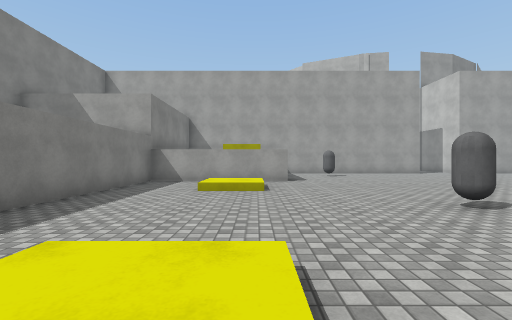
[1] (above)

22 first-person views from a walk through a scene from a Unity 3-D project. The camera is 1.4 m above the floor, looks level and sees 90° across. The floor is counted in squares, 2 m on a side. Each view is taken from the middle of a square. On the plan, view 1 faces up. The plan holds only what a view shows up to about 9 squares ahead; the rest is blank. The place goes on beyond the plan. The player is left out. Surface patterns are stand-ins for the level's own textures.

[2]
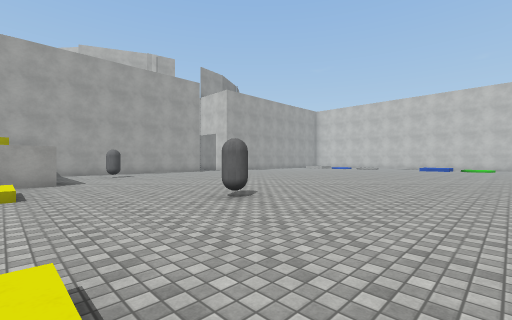

[3]
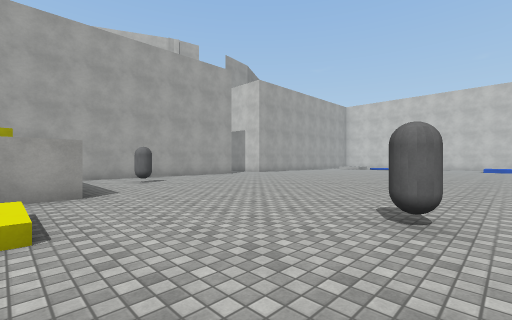

[4]
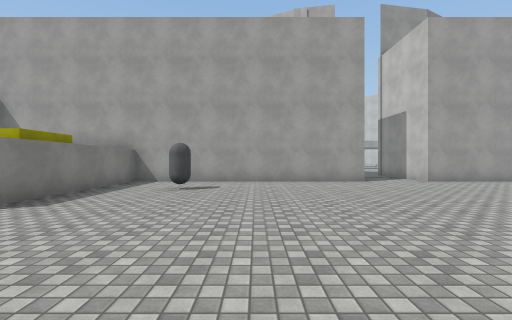

[5]
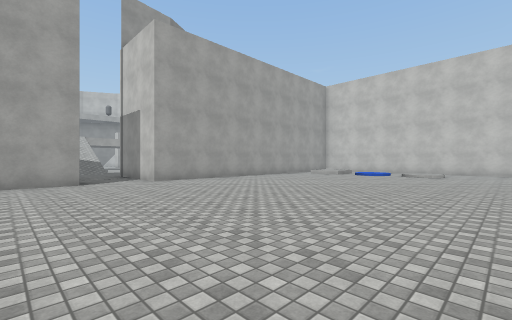

[6]
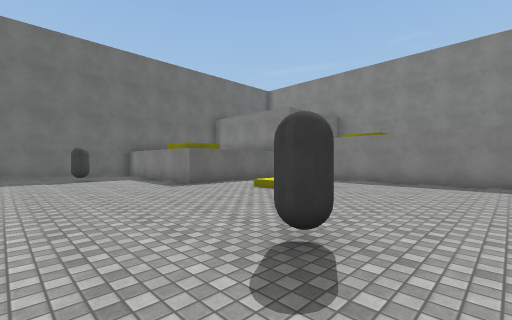

[7]
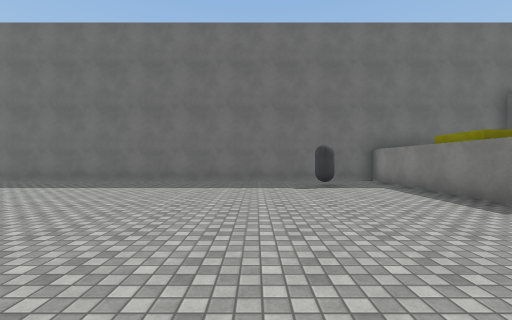

[8]
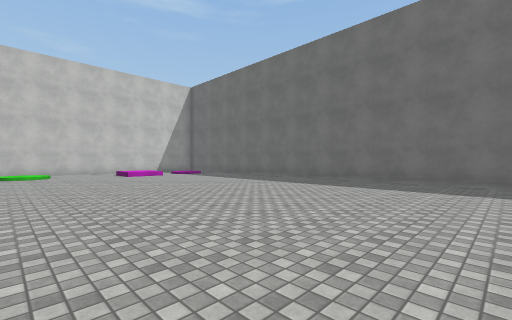

[9]
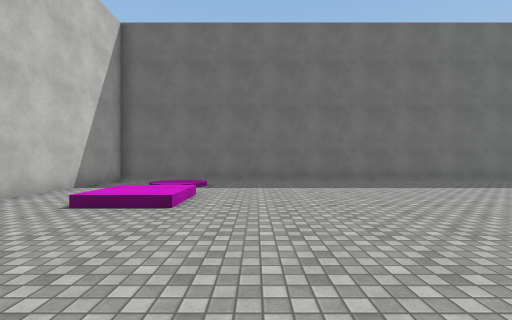

[10]
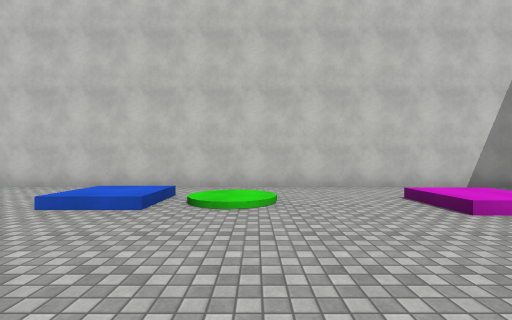

[11]
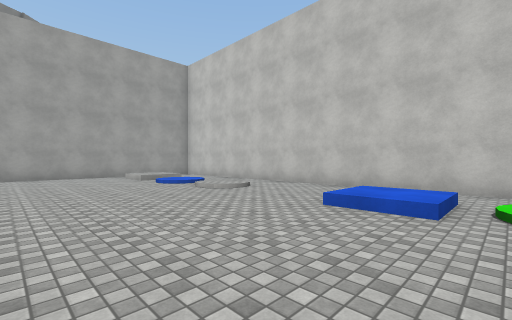

[12]
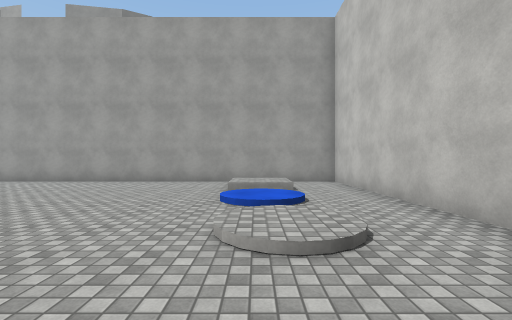

[13]
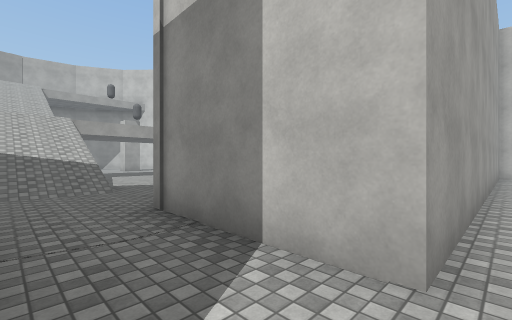

[14]
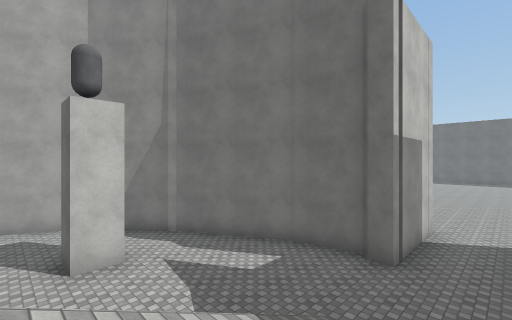

[15]
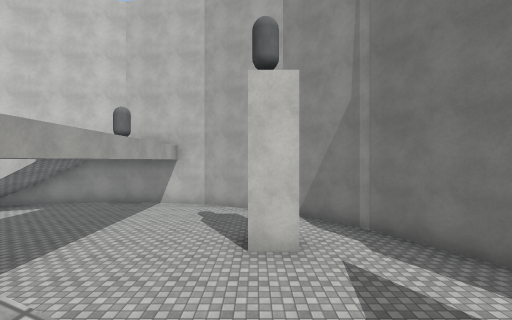

[16]
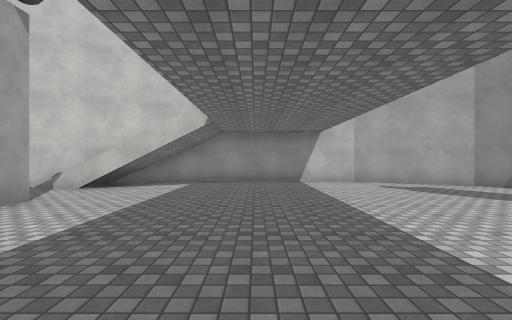

[17]
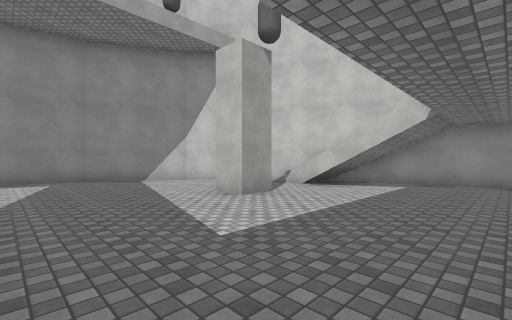

[18]
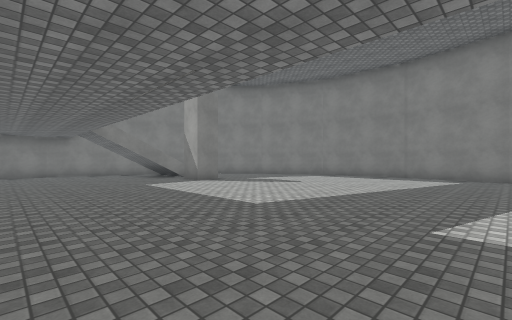

[19]
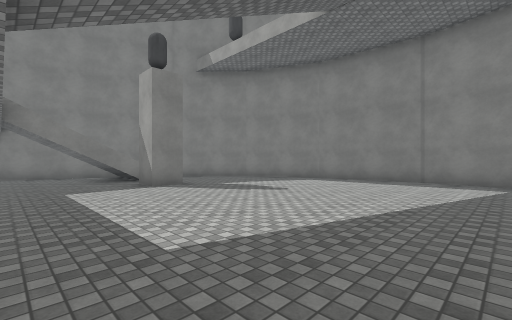

[20]
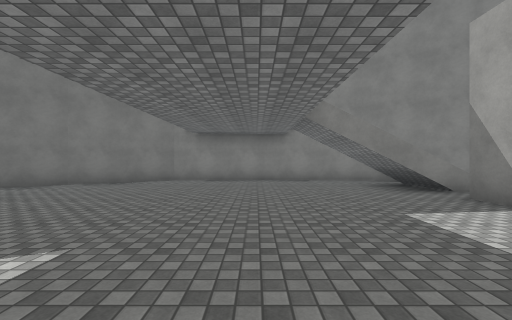

[21]
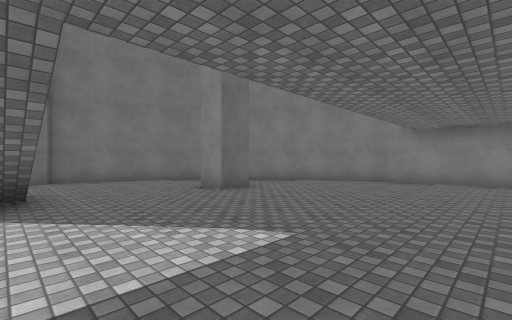

[22]
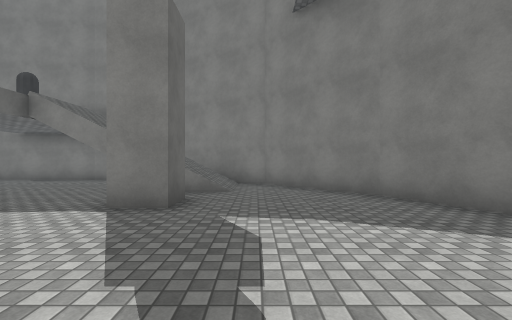

### Floor plan
Key: @ floor where view 1 was taken; # wall or solid block; . main floor; : floor 0.25 m higher than the main floor; + floor 0.5 m higher than the main floor; / step, stairs or slope; C grey capsule.
Columns run from 4 left of view 1 to 22 right of it. Each row starts with its distance up from view 1.
 36          ##########
 35        ###........##
 34       ##............
 33      ##.............
 32      #..............  #
 31     ##//..............#
 30     #.//.#.........#..##
 29     #.//..............###
 28     #...................#
 27     #...................#
 26     #...................#
 25     #...................#
 24     #.........   .......#
 23     #.........  ........#
 22     ##.......//........##
 21      #...#...//....#...#
 20      ##. ....//.......##
 19       ## ....//......##
 18         #..........###
 17         ###.......##
 16           ###..###
 15             #..#
 14      ########..############
 13      #....................#
 12      #.................+/.#
 11      #.C...............//.#
 10      #.................//.#
  9 ######.................//.#
  8 #......................//.#
  7 #..+/..................//.#
  6 #..//.....................#
  5 #.........................#
  4 #......C.........  ....//.#
  3 #................  ....+/.#
  2 #......................//.#
  1 #..+/..................//.#
  0     @.....................#
 -1    .......................#
 -2    ###................/+..#
 -3      #................//..#
 -4      #................./..#
 -5      #.C...............:/.#
 -6      #....................#
 -7      ######################

Positions as (right, up) in squares from view 1, and headings:
1: (0, 0), facing up
2: (0, 0), facing up-right
3: (0, 3), facing up-right
4: (5, 5), facing up
5: (7, 5), facing up-right
6: (5, 5), facing down-left
7: (5, 2), facing down
8: (7, 2), facing down-right
9: (17, 2), facing down
10: (15, 1), facing right
11: (15, 2), facing up-right
12: (19, 5), facing up
13: (9, 13), facing up-right
14: (9, 22), facing down-right
15: (10, 21), facing right
16: (11, 26), facing right
17: (11, 26), facing up-right
18: (13, 25), facing up-left
19: (12, 27), facing up-left
20: (9, 26), facing left
21: (9, 26), facing down-left
22: (9, 32), facing left
